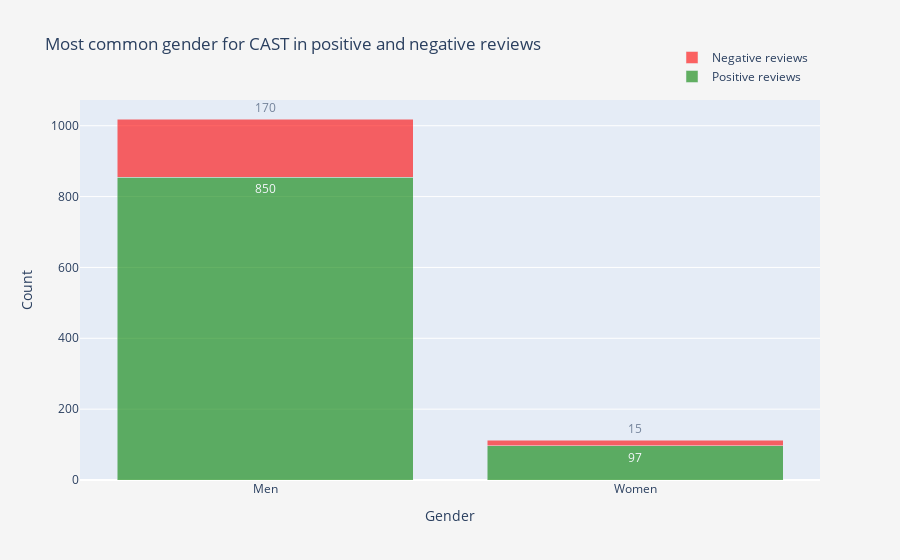

Here is the notebook cell this chart was saved with:
### Code cell
import plotly.graph_objects as go

trace_1 = go.Bar(
    x=df_neg.Most_Common_Gender_Cast.value_counts().keys(),
    y=df_neg.Most_Common_Gender_Cast.value_counts().values,
    opacity = 0.6,
    name = 'Negative reviews',
    marker_color = 'red',
    text = df_neg.Most_Common_Gender_Cast.value_counts().values,
    texttemplate='%{text:.2s}',
    textposition='outside'
)

trace_2 = go.Bar(
    x=df_pos.Most_Common_Gender_Cast.value_counts().keys(),
    y=df_pos.Most_Common_Gender_Cast.value_counts().values,
    opacity = 0.6,
    name = 'Positive reviews',
    marker_color = 'green',
    text = df_pos.Most_Common_Gender_Cast.value_counts().values,
    texttemplate='%{text:.2s}',
    textposition='outside'
)

traces = [trace_2, trace_1]
layout = go.Layout(barmode='stack',
                   title='Most common gender for CAST in positive and negative reviews',
                   yaxis=dict( title='Count'),
                   xaxis=dict( title='Gender'),
                   paper_bgcolor='whitesmoke',
                   #xaxis_tickangle=-45,
                   legend=dict(
                    x=0.80,
                    y=1.15,
                    bgcolor='rgba(255, 255, 255, 0)',
                    bordercolor='rgba(255, 255, 255, 0)'
                    ),
                   uniformtext_minsize=1, 
                   uniformtext_mode='show',
)

fig1 = go.Figure(data=traces, layout=layout)
iplot(fig1)

#https://plotly.com/python/static-image-export/
#fig1.write_image("/Users/gina/Documents/allWomen/Final project/images/Sentiment Analysis/fig1.png")
#https://plotly.com/python/interactive-html-export/
fig1.write_html("/Users/gina/Documents/allWomen/Final project/images/Sentiment Analysis/no stopwords data/fig5.html")

### Figure 1 — Plotly figure (JSON) as saved in the notebook; plotly's stock layout.template omitted (floating-point values rounded to 4 significant figures)
{"data": [{"marker": {"color": "green"}, "name": "Positive reviews", "opacity": 0.6, "text": [854, 97], "textposition": "outside", "texttemplate": "%{text:.2s}", "type": "bar", "x": ["Men", "Women"], "y": [854, 97]}, {"marker": {"color": "red"}, "name": "Negative reviews", "opacity": 0.6, "text": [165, 15], "textposition": "outside", "texttemplate": "%{text:.2s}", "type": "bar", "x": ["Men", "Women"], "y": [165, 15]}], "layout": {"barmode": "stack", "legend": {"bgcolor": "rgba(255, 255, 255, 0)", "bordercolor": "rgba(255, 255, 255, 0)", "x": 0.8, "y": 1.15}, "paper_bgcolor": "whitesmoke", "title": {"text": "Most common gender for CAST in positive and negative reviews"}, "uniformtext": {"minsize": 1, "mode": "show"}, "xaxis": {"title": {"text": "Gender"}}, "yaxis": {"title": {"text": "Count"}}}}
